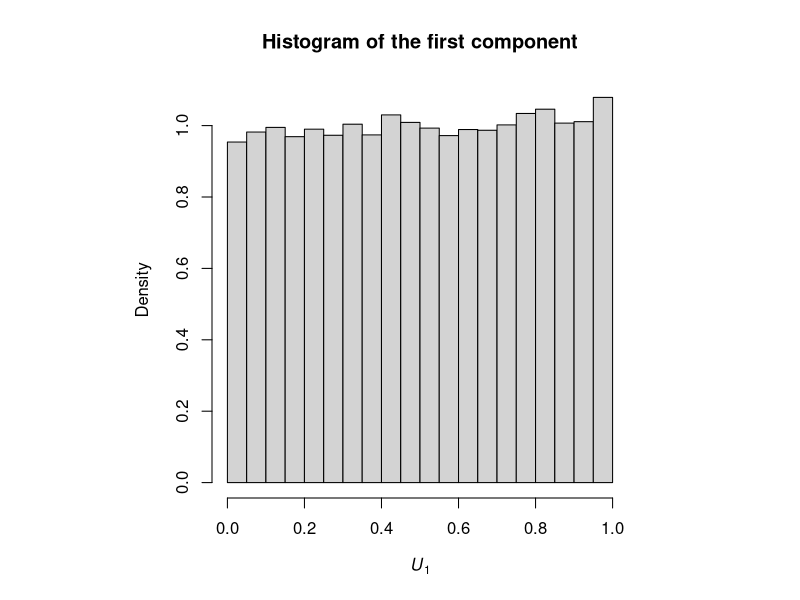
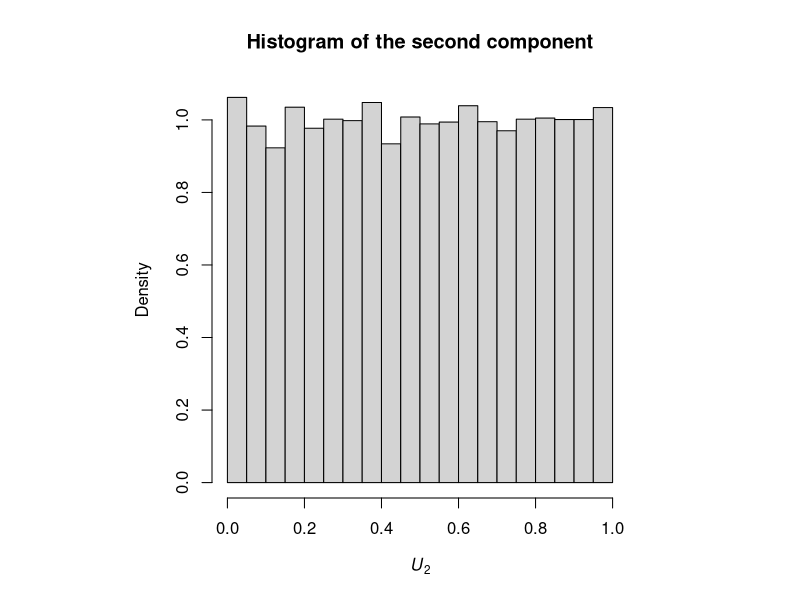
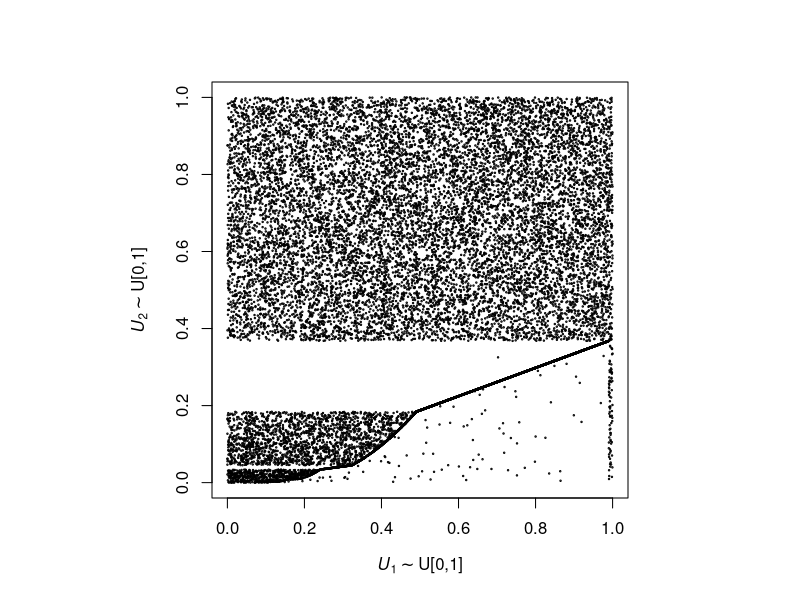
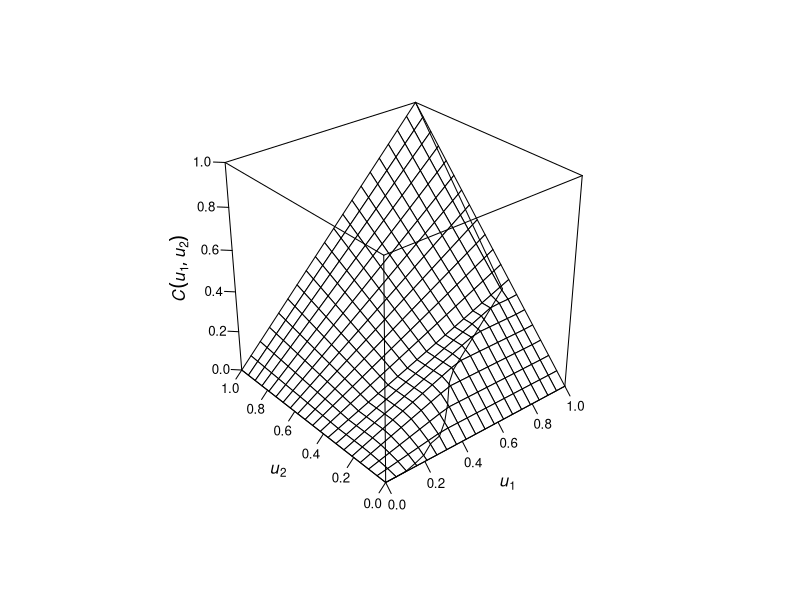
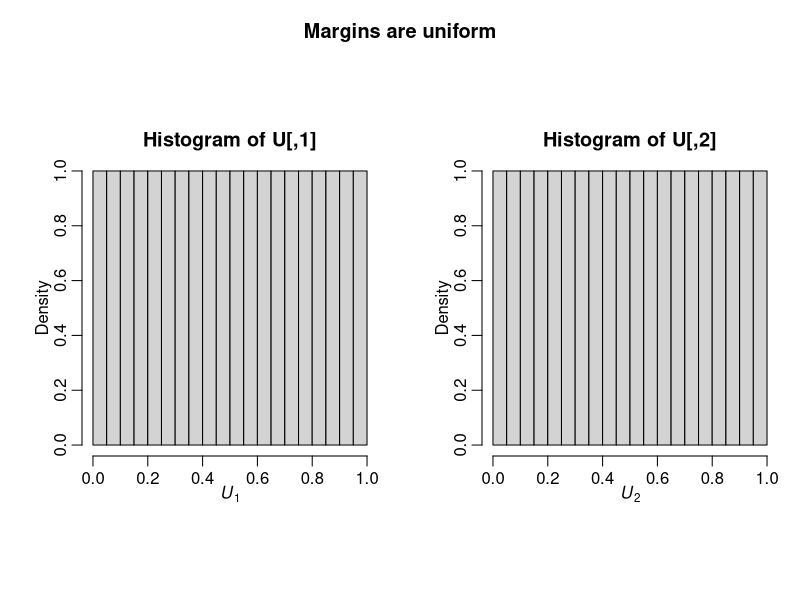
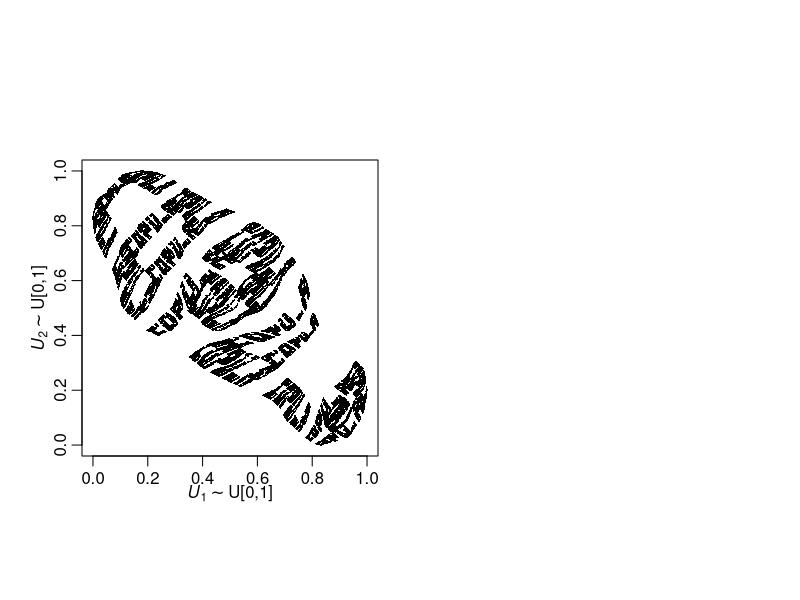
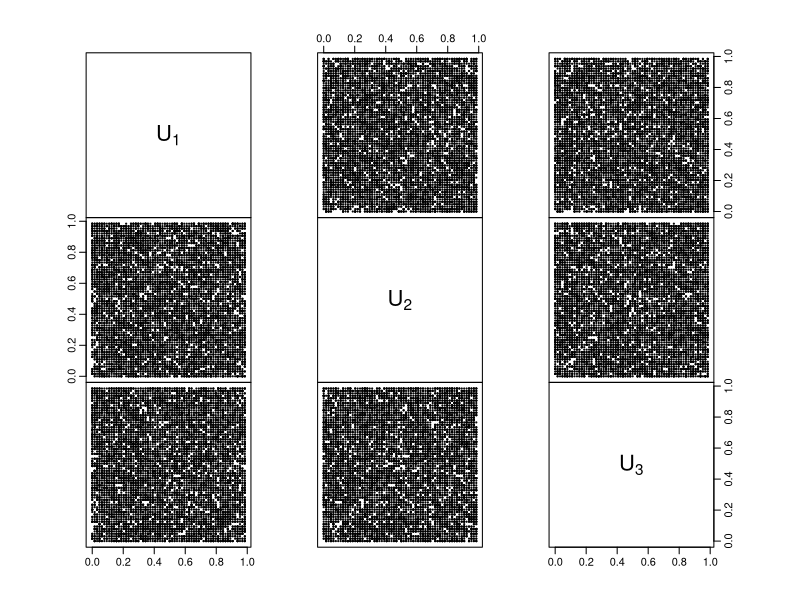
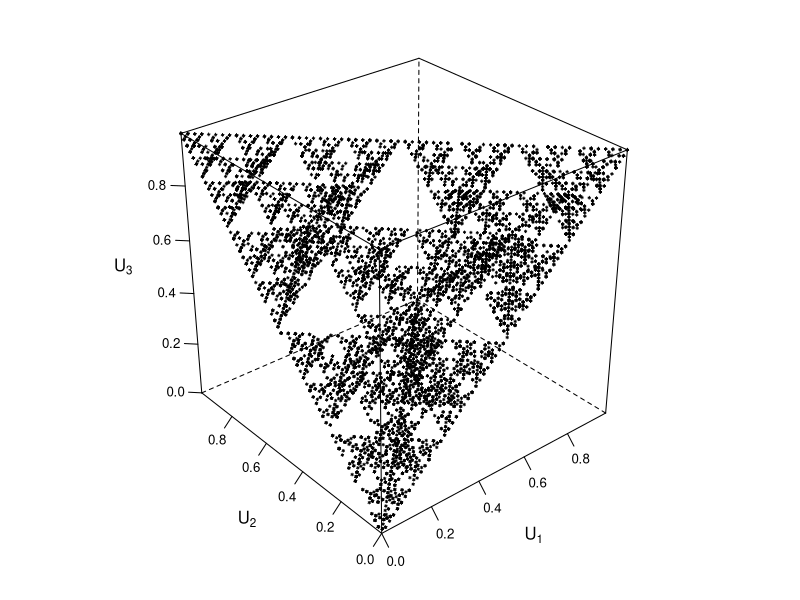

R code for these plots, in order:
## ---- chunk 1
Lambda <- function(t) pmax(log(t), 0)
LambdaInv <- function(t) (t != 0)*exp(t) ## <=>  ifelse(t == 0, 0, exp(t))
## ---- chunk 2
M1 <- function(t) 0.01*t
M1Inv <- function(t) t/0.01

M2 <- function(t) {
    f <- function(t.) {
      	ct <- ceiling(t.)
	if(ct %% 2) t. - (ct-1)/2 else ct/2
    }
    unlist(lapply(t, f))
}
M2Inv <- function(t) {
    f <- function(t.) {
        if(t. == 0) return(0)
        t. + ceiling(t) - 1
    }
    unlist(lapply(t, f))
}
## ---- chunk 3
S1 <- function(t, H) exp(-(M1(t) + Lambda(t)*(1-exp(-H))))
S1Inv <- function(u, H, upper=1e6) unlist(lapply(u, function(u.)
    uniroot(function(x) S1(x,H=H)-u., interval=c(0, upper))$root))
S2 <- function(t, H) exp(-(M2(t) + Lambda(t)*(1-exp(-H))))
S2Inv <- function(u, H, upper=1e6) unlist(lapply(u, function(u.)
    uniroot(function(x) S2(x,H=H)-u., interval=c(0, upper))$root))
## ---- chunk 4
p1 <- function(t, k, H) exp(-M1(t)-H*k)
p1Inv <- function(u, k, H, upper=1e6) unlist(lapply(u, function(u.)
    uniroot(function(x) p1(x,k=k,H=H)-u., interval=c(0, upper))$root))
p2 <- function(t, k, H) exp(-M2(t)-H*k)
p2Inv <- function(u, k, H, upper=1e6) unlist(lapply(u, function(u.)
    uniroot(function(x) p2(x,k=k,H=H)-u., interval=c(0, upper))$root))
## ---- chunk 5
p <- function(t, k, H, I, p1, p2){
    if((lI <- length(I)) == 0){
        stop("error in p")
    }else if(lI==1){
        if(I==1) p1(t, k=k, H=H) else p2(t, k=k, H=H)
    }else{ # lI == 2
        c(p1(t, k=k, H=H), p2(t, k=k, H=H))
    }
}
pInv <- function(u, k, H, I, p1Inv, p2Inv){
    if((lI <- length(I)) == 0){
        stop("error in pInv")
    }else if(lI==1){
        if(I==1) p1Inv(u, k=k, H=H) else p2Inv(u, k=k, H=H)
    }else{ # lI == 2
        c(p1Inv(u[1], k=k, H=H), p2Inv(u[2], k=k, H=H))
    }
}
## ---- chunk 6
C <- function(u, H, Lambda, S1Inv, S2Inv) {
    if(all(u == 0)) 0 else
    u[1]*u[2] * exp(expm1(-H)^2 * Lambda(min(S1Inv(u[1],H), S2Inv(u[2],H))))
}
## ---- chunk 7
s.comp <- function(u1, H, S1Inv, S2){
    if(u1 == 0) 0 else S2 (S1Inv(u1,H), H)
}
## ---- chunk 8
rC1 <- function(H, LambdaInv, S1, S2, p1, p2, p1Inv, p2Inv) {
    d <- 2 # dim = 2
    ## (1)
    U <- runif(d) # for determining the default times of all components
    ## (2) -- t_{h,0} := initial value for the occurrence of the homogeneous
    ##                   Poisson process with unit intensity
    t_h <- 0
    t <- 0 # t_0; initial value for the occurrence of the jump process
    k <- 1 # indices for the sets I
    I_ <- list(1:d) # I_k; indices for which tau has to be determined
    tau <- rep(Inf,d) # in the beginning, set all default times to Inf (= "no default")
    ## (3)
    repeat{
        ## (4)
        ## k-th occurrence of a homogeneous Poisson process with unit intensity:
        t_h[k] <- rexp(1) + if(k == 1) 0 else t_h[k-1]
        ## k-th occ. of non-homogeneous Poisson proc. with integrated rate function Lambda:
        t[k] <- LambdaInv(t_h[k])
        ## (5)
        pvec <- p(t[k], k=k, H=H, I=c(1,2), p1=p1, p2=p2) # c(p_1(t_k), p_2(t_k))
        I. <- (1:d)[U >= pvec] # determine all i in I
        I <- intersect(I., I_[[k]]) # determine I
        ## (6)--(10)
        if(length(I) > 0){
            default.at.t <- U[I] <= p(t[k], k=k-1, H=H, I=I, p1=p1, p2=p2)
            tau[I[default.at.t]] <- t[k]
            Ic <- I[!default.at.t] # I complement
            if(length(Ic) > 0) tau[Ic] <- pInv(U[Ic], k=k-1, H=H, I=Ic,
                                               p1Inv=p1Inv, p2Inv=p2Inv)
        }
        ## (11) --  define I_{k+1} := I_k \ I
        I_[[k+1]] <- setdiff(I_[[k]], I)
        ## (12)
        if(length(I_[[k+1]]) == 0) break else k <- k+1
    }
    ## (14)
    c(S1(tau[1], H=H), S2(tau[2], H=H))
}
## ---- chunk 9
rC <- function(n, H, LambdaInv, S1, S2, p1, p2, p1Inv, p2Inv){
    mat <- t(sapply(rep(H, n), rC1, LambdaInv=LambdaInv, S1=S1, S2=S2,
                    p1=p1, p2=p2, p1Inv=p1Inv, p2Inv=p2Inv))
    row.names(mat) <- NULL
    mat
}

## Generate copula data
n <- 2e4
H <- 10
set.seed(271)
U <- rC(n, H=H, LambdaInv=LambdaInv, S1=S1, S2=S2, p1=p1, p2=p2, p1Inv=p1Inv, p2Inv=p2Inv)

## Check margins of U
par(pty="s")
hist(U[,1], probability=TRUE, main="Histogram of the first component",
     xlab=expression(italic(U[1])))
hist(U[,2], probability=TRUE, main="Histogram of the second component",
     xlab=expression(italic(U[2])))

## Plot U (copula sample)
plot(U, cex=0.2, xlab=expression(italic(U[1])%~%~"U[0,1]"),
                 ylab=expression(italic(U[2])%~%~"U[0,1]"))
## ---- chunk 10
require(lattice)
wf.plot <- function(grid, val.grid, s.comp, val.s.comp, Lambda, S1Inv, S2Inv){
    wireframe(val.grid ~ grid[,1]*grid[,2], xlim=c(0,1), ylim=c(0,1), zlim=c(0,1),
              aspect=1, scales = list(arrows=FALSE, col=1), # remove arrows
              par.settings= list(axis.line = list(col="transparent"), # remove global box
                                 clip = list(panel="off")),
              pts = cbind(s.comp, val.s.comp), # <- add singular component
              panel.3d.wireframe = function(x, y, z, xlim, ylim, zlim, xlim.scaled,
                                            ylim.scaled, zlim.scaled, pts, ...) {
                  panel.3dwire(x=x, y=y, z=z, xlim=xlim, ylim=ylim, zlim=zlim,
                               xlim.scaled=xlim.scaled, ylim.scaled=ylim.scaled,
                               zlim.scaled=zlim.scaled, ...)
                  xx <- xlim.scaled[1]+diff(xlim.scaled)*(pts[,1]-xlim[1])/diff(xlim)
                  yy <- ylim.scaled[1]+diff(ylim.scaled)*(pts[,2]-ylim[1])/diff(ylim)
                  zz <- zlim.scaled[1]+diff(zlim.scaled)*(pts[,3]-zlim[1])/diff(zlim)
                  panel.3dscatter(x=xx, y=yy, z=zz, xlim=xlim, ylim=ylim, zlim=zlim,
                                  xlim.scaled=xlim.scaled, ylim.scaled=ylim.scaled,
                                  zlim.scaled=zlim.scaled, type="l", col=1, ...)
              },
              xlab = expression(italic(u[1])),
              ylab = expression(italic(u[2])),
              zlab = list(expression(italic(C(u[1],u[2]))), rot=90))
}

## Copula plot with singular component
u <- seq(0, 1, length.out=20) # grid points per dimension
grid <- expand.grid(u1=u, u2=u) # grid
val.grid <- apply(grid, 1, C, H=H, Lambda=Lambda, S1Inv=S1Inv, S2Inv=S2Inv) # copula values on grid
s.comp <- cbind(u, sapply(u, s.comp, H=H, S1Inv=S1Inv, S2=S2)) # pairs (u1, u2) on singular component
val.s.comp <- apply(s.comp, 1, C, H=H, Lambda=Lambda, S1Inv=S1Inv, S2Inv=S2Inv) # corresponding z-values
wf.plot(grid=grid, val.grid=val.grid, s.comp=s.comp, val.s.comp=val.s.comp,
        Lambda=Lambda, S1Inv=S1Inv, S2Inv=S2Inv)
## ---- chunk 11
IFS <- local({ ## Using `local`, so `n` is part of IFS
    n <- 23
    list(function(x) c(3*x[1]/n,      x[2]/4),
         function(x) c(-(x[2]-1)/n,   x[1]/2+1/4),
         function(x) c(3*x[1]/n,      x[2]/4+3/4),
         function(x) c((3*x[1]+4)/n,  x[2]/4),
         function(x) c(-(x[2]-5)/n,   x[1]/2+1/4),
         function(x) c((3*x[1]+4)/n,  x[2]/4+3/4),
         function(x) c(-(x[2]-7)/n,   x[1]/2+1/4),
         function(x) c(-x[2]/n+9/n,   3*x[1]/4),
         function(x) c((3*x[1]+8)/n,  x[2]/4+3/4),
         function(x) c(x[1]/n+10/n,   x[2]/8+1/2+1/8),
         function(x) c(2*x[1]/n+9/n,  x[2]/4+1/4+1/8),
         function(x) c(-x[2]/n+13/n,  (3*x[1]+1)/4),
         function(x) c((3*x[1]+12)/n, x[2]/4),
         function(x) c((3*x[1]+12)/n, x[2]/4),
         function(x) c(-x[2]/n+15/n,  (3*x[1]+1)/4),
         function(x) c((3*x[1]+16)/n, x[2]/4),
         function(x) c(-(x[2]-21)/n,  3*x[1]/4),
         function(x) c((3*x[1]+20)/n, x[2]/4+3/4),
         function(x) c((x[1]+21)/n,   x[2]/4+1/4+1/8),
         function(x) c(-(x[2]-23)/n,  3*x[1]/4))
})
## ---- chunk 12
B <- 20 # replications
n.steps <- 20000 # number of steps
AA <- vector("list", length=B)
set.seed(271)
for(i in 1:B) {
    ind <- sample(length(IFS), size=n.steps, replace=TRUE) # (randomly) 'bootstrap' functions
    res <- matrix(0, nrow=n.steps+1, ncol=2) # result matrix (for each i)
    pt <- c(0, 0) # initial point
    for(r in seq_len(n.steps)) {
        res[r+1,] <- IFS[[ind[r]]](pt) # evaluate randomly chosen functions at pt
        pt <- res[r+1,] # redefine point
    }
    AA[[i]] <- res # keep this matrix
}

A <- do.call(rbind, AA) # rbind (n.steps+1, 2)-matrices
n <- nrow(A)
stopifnot(ncol(A) == 2, n == B*(n.steps+1)) # sanity check
## ---- chunk 13
phi <- -pi/4
X <- cbind(cos(phi)*A[,1] - sin(phi)*A[,2]/3,
           sin(phi)*A[,1] + cos(phi)*A[,2]/3)
stopifnot(identical(dim(X), dim(A)))
## ---- chunk 14
U <- apply(X, 2, function(x) ecdf(x)(x))
## Prove equivalence:
stopifnot(all.equal(U,
                    apply(X, 2, rank, ties.method="max") / n,
                    tolerance = 1e-14))
## ---- chunk 15
par(pty="s")
sfsmisc::mult.fig(mfcol = c(1,2), main = "Margins are uniform")
hist(U[,1], probability=TRUE, main="Histogram of U[,1]", xlab=quote(italic(U[1])))
hist(U[,2], probability=TRUE, main="Histogram of U[,2]", xlab=quote(italic(U[2])))
## ---- chunk 16
par(pty="s")
plot(U, pch=".", xlab = quote(italic(U[1]) %~% ~ "U[0,1]"),
     asp = 1,    ylab = quote(italic(U[2]) %~% ~ "U[0,1]"))
## ---- chunk 17
library(abind) # for merging arrays via abind()
library(lattice) # for cloud()
library(sfsmisc) # for polyn.eval()
## ---- chunk 18
##' @title Generate samples from the Sierpinski tetrahedron
##' @param n sample size
##' @param N digits in the base-2 expansion
##' @return (n, 3)-matrix
##' @author Marius Hofert
rSierpinskyTetrahedron <- function(n, N)
{
    stopifnot(n >= 1, N >= 1)
    ## Build coefficients in the base-2 expansion
    U12coeff <- array(sample(0:1, size = 2*n*N, replace = TRUE),
                      dim = c(2, n, N), dimnames = list(U12 = c("U1", "U2"),
                                                        sample = 1:n,
                                                        base2digit = 1:N)) # (2, n, N)-array
    U3coeff <- apply(U12coeff, 2:3, function(x) sum(x) %% 2) # (n, N)-matrix
    Ucoeff <- abind(U12coeff, U3 = U3coeff, along = 1)
    ## Convert to U's
    t(apply(Ucoeff, 1:2, function(x)
        polyn.eval(coef = rev(x), x = 2))/2^N) # see sfsmisc::bi2int
}
## ---- chunk 19
set.seed(271)
U <- rSierpinskyTetrahedron(1e4, N = 6)
## ---- chunk 20
pairs(U, gap = 0, cex = 0.25, col = "black",
      labels = as.expression( sapply(1:3, function(j) bquote(U[.(j)])) ))
## ---- chunk 21
cloud(U[,3] ~ U[,1] * U[,2], cex = 0.25, col = "black", zoom = 1,
      scales = list(arrows = FALSE, col = "black"), # ticks instead of arrows
      par.settings = list(axis.line = list(col = "transparent"), # to remove box
                          clip = list(panel = "off"),
                          standard.theme(color = FALSE)),
      xlab = expression(U[1]), ylab = expression(U[2]), zlab = expression(U[3]))
## ---- chunk 22
print(sessionInfo(), locale=FALSE)
